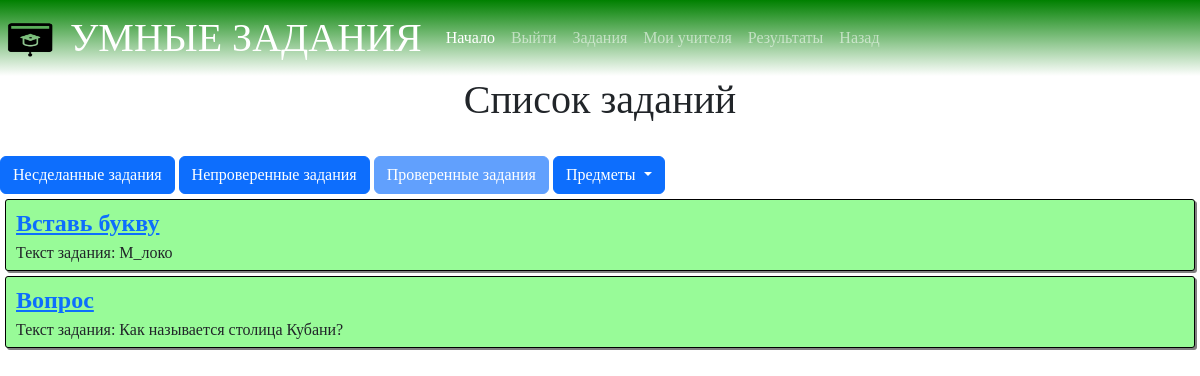
Screenshot of /lk/student_task_list/2?subject=test_subject (signed in) with the database file from the repository.
### main/models.py (models this page shows, shortened)
class StudentTask(models.Model):
    task = models.ForeignKey(Task, verbose_name='Задание', on_delete=models.CASCADE)
    student = models.ForeignKey(Student, verbose_name="Ученик", on_delete=models.CASCADE)
    teacher = models.ForeignKey(Teacher, verbose_name="Учитель", on_delete=models.CASCADE)
    student_answer = models.TextField("Ответ ученика")
    is_right = models.BooleanField("Правильно?", blank=True, null=True)
    teacher_check = models.BooleanField("Нужна проверка?", default=False)
    teaher_comment = models.TextField("Комментарий учителя", blank=True, null=True)
    get_date = models.DateTimeField("Дата выдачи", auto_now_add=True)
    done_date = models.DateTimeField("Дата выполнения", null=True, blank=True)
    limite_date = models.DateTimeField("Лимит выполнения", null=True, blank=True)
    class Meta:
        verbose_name = 'Задание ученика'
        verbose_name_plural = "Задания учеников"

class Task(models.Model):
    name = models.CharField("Название", max_length=255, default="")
    grade = models.IntegerField("Класс")
    level_of_knowledge = models.IntegerField("Уровень знаний")
    task_text = models.TextField("Текст задания")
    answer = models.CharField("Ответ", max_length=255, null=True, blank=True)
    subject = models.ForeignKey(Subject, verbose_name="Предмет", on_delete=models.CASCADE)
    theme = models.ForeignKey(Theme, verbose_name="Тема", on_delete=models.CASCADE, null=True, blank=True)
    is_neural = models.BooleanField("Написано нейросетью?", default=False)
    teacher_check = models.BooleanField("Нужна проверка?", default=False)
    class Meta:
        verbose_name = 'Задание'
        verbose_name_plural = "Задания"

### main/views.py (the view)
# urls.py: path("lk/student_task_list/<int:status>", views.student_task_list, name="student_task_list"),
def student_task_list(request, status):
    subject_checked = request.GET.get("subject")
    student = models.Student.objects.get(user=request.user)
    tasks = models.StudentTask.objects.filter(student=student)
    if subject_checked:
        tasks = tasks.filter(task__subject__code=subject_checked)
    if status == 0:  # Не сделано
        tasks = tasks.filter(student_answer="")
    elif status == 1:  # Сделано, но не проверено
        tasks = tasks.exclude(student_answer="").filter(is_right=None)
    elif status == 2:  # Сделано и проверено
        tasks = tasks.exclude(is_right=None)
    subjects = models.Subject.objects.all()
    return render(request, "student_task_list.html", {
        "student": student,
        "tasks": tasks,
        "status": status,
        "subjects": subjects
    })

### main/templates/student_task_list.html (shortened to what this page needs)
{% extends "base.html" %}
{% block content %}
    <h1>Список заданий</h1>
    <br>
    <div class="">
        <a href="{% url "student_task_list" 0 %}" class="btn btn-primary {% if status == 0 %}disabled{% endif %}" >Несделанные задания</a>
        <a href="{% url "student_task_list" 1 %}" class="btn btn-primary {% if status == 1 %}disabled{% endif %}" >Непроверенные задания</a>
        <a href="{% url "student_task_list" 2 %}" class="btn btn-primary {% if status == 2 %}disabled{% endif %}" >Проверенные задания</a>
        <div class="dropdown oneLine">
            <button class="btn btn-primary dropdown-toggle" type="button" id="dropdownMenuButton" data-toggle="dropdown" aria-haspopup="true" aria-expanded="false">
            Предметы
            </button>
        </div>
    </div>
    {% for task in tasks %}
        <div class="tasklist" style="{% if status == 2 %} {% if task.is_right == True %}background-color: #98FB98 {% else %}background-color: #FA8072{% endif %} {% elif status == 1 %} background-color: #F0E68C{% endif %}">
            <a class="oneLine" style="font-size:1.5rem; font-weight:bold" href="{% url "student_task_do" task.id %}">{{task.task.name}}</a>
            <br>
            <div class="oneLine">Текст задания: {{task.task.task_text}}</div>
            <br>
        </div>
    {% endfor %}
{% endblock content %}

### static/css/main.css (style rules this page uses)
html, body { height: 100%; }
body { margin: 0; background: whitesmoke; }
h1 { font-family: Didot ; color: Green; text-align: center; }
a { color: darkgrey; }
.tasklist { border: solid black 1px; margin: 5px; padding-top: 5px; padding-bottom: 5px; padding-left: 10px; box-shadow: 2px 2px gray; border-radius: 3px; }
.oneLine { display: inline-block; }
* { font-family: Verdana; }

### rows the page displays
StudentTask: task.name "Вставь букву", task.task_text "М_локо"
StudentTask: task.name "Вопрос", task.task_text "Как называется столица Кубани?"
